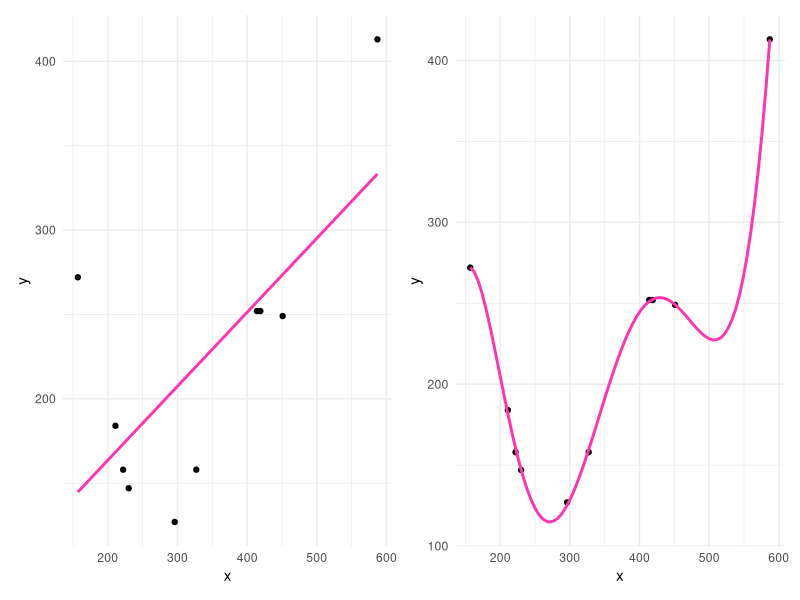

The R script that drew this image:
## ---- chunk 1
knitr::opts_chunk$set(echo = FALSE, results = 'markup', comment="")
knitr::knit_hooks$set(source = function(x, options) {
    paste("\\begin{lstlisting}[style=codechunk]\n", paste(x,collapse = "\n"), 
      "\n\\end{lstlisting}", sep = '')
})
knitr::knit_hooks$set(output = function(x, options) {
  return(paste("\\small\n\\begin{verbatim}\n", x, "\\end{verbatim}\n\\normalsize", sep = ""))
})
## ---- chunk 2
library(dplyr)
library(purrr)
library(tidyr)
library(ggplot2)
options(tibble.print_max = 10)
## ---- chunk 3
animalitos <- list(
  animales = c("perro", "gato", "elefante", "vaca"),
  acciones = c("ladrar", "maullar", "barritar", "mugir"),
  nombres = list("Dalmata" = "Pongo", "Marley"),
  5)
## ---- chunk 4
str(animalitos)
## ---- chunk 5
names(animalitos)
## ---- chunk 6
animalitos[["animales"]]
## ---- chunk 7
animalitos$acciones
## ---- chunk 8
animalitos$"nombres"
## ---- chunk 9
animalitos[[1]]
## ---- chunk 10
animalitos[[4]]
## ---- chunk 11
v <- c(2,5,7)
exp(v)
## ---- chunk 12
meses <- c("Ene","Feb","Mar","Abr","May","Jun",
           "Jul","Ago","Sep","Oct","Nov","Dic")
which(meses=="Sep")
which(meses==c("Sep","Ene"))
## ---- chunk 13
map(animalitos,typeof)
## ---- chunk 14
map(animalitos,length)
## ---- chunk 15
v <- c(1,3)
map(v,rnorm)
## ---- chunk 16
# agregamos parámetros adicionales de la función rnorm
v <- c(1,5)
map(v,rnorm,mean=4,sd=2)
## ---- chunk 17
map_chr(animalitos,typeof)
## ---- chunk 18
map_int(animalitos,length)
## ---- chunk 19
sumar_diez <- function(x) return(x + 10)
map_dbl(c(-10,4,7), sumar_diez)
## ---- chunk 20
map_dbl(c(-10,4,7), function(x) return(x + 10))
## ---- chunk 21
# función anónima (el argumento es siempre .x)
map_dbl(c(-10,4,7), ~ .x + 10) 
## ---- chunk 22
v <- c(1,5)
map(v, ~ rnorm(.x,mean=4,sd=2)) # el argumento es siempre .x!
## ---- chunk 23
v <- c(1,8)
map(v, ~ rnorm(n=2,mean=.x,sd=1)) # el argumento es siempre .x!
## ---- chunk 24
palabras <- c("recorcholis","nacimiento","rosedal","artista","ion")
cantidad_letras <- c(2,1,3,2,2)
# los argumentos son .x y .y
map2_chr(palabras,cantidad_letras, ~ substr(.x,1,.y)) 
## ---- chunk 25
inicio <- as.Date(c("2018-01-03","2019-03-06"))
fin <- as.Date(c("2018-01-06","2019-03-08"))
map2(inicio,fin, ~ seq.Date(.x,.y,by="1 day"))
## ---- chunk 26
pelis <- tibble(
cancion = c("Strange Things", "Life is a Highway", "I'm a Believer"),
autor = c("Randy Newman", "Rascal Flatts", "Smash Mouth"),
pelicula = c("Toy Story", "Cars", NA)
)
## ---- chunk 27
typeof(pelis)
## ---- chunk 28
as.list(pelis)
## ---- chunk 29
map_chr(pelis,typeof)
## ---- chunk 30
map_int(pelis, ~ sum(is.na(.x)))
## ---- chunk 31
T1 <- tibble(
  v1 = 1:3,
  v2 = c("a","b","c"),
  v3 = list(c("A","B","C")),
  v4 = 10
)
## ---- chunk 32
T1
## ---- chunk 33
T2 <- try(tibble(
  v1 = 1:3,
  v2 = c("a","b","c"),
  v3 = list(c("A","B","C"),"B")
),silent=T)
cat(T2)
## ---- chunk 34
T3 <- tibble(
  v1 = 1:3,
  v2 = c("a","b","c"),
  v3 = list(c("A","B","C"),"perro",5)
)
## ---- chunk 35
T3
## ---- chunk 36
T4 <- tibble(
  v1 = 1:3,
  v2 = c("a","b","c"),
  v3 = list(rnorm(1), rnorm(10), rnorm(100))
)
## ---- chunk 37
T4
## ---- chunk 38
animalitos <- list(animales = c("perro","gato","elefante","oveja"),
               acciones = c("ladrar","maullar","barritar","balar"),
               nombres = list(c("Pongo","Marley","Golfo"),
                              c("Pelusa","Tom"),
                              c("Tantor","Dumbo"),
                              c("Oscar")))

as_tibble(animalitos)
## ---- chunk 39
options(width = 60)
head(mtcars)
## ---- chunk 40
mtcars %>%
  group_by(gear,carb) %>%
  nest()
## ---- chunk 41
mtcars %>%
  nest(datos = !c(gear,carb))
## ---- chunk 42
peleas <- tibble::tribble(
 ~pelea, ~horario,                      ~casting,
      1,  "20:30",        "gsf901,fez195,yfm179",
      2,  "20:50",               "thf028,yfm179",
      3,  "19:40", "jfa348,fez195,gky651,wpx281",
      4,  "21:00",               "thf028,fez195")
## ---- chunk 43
luchadores <- tibble::tribble(
   ~codigo,           ~nombre,
  "gsf901",  "Vicente Viloni",
  "thf028",     "Hip Hop Man",
  "wpx281",         "La Masa",
  "fez195", "Fulgencio Mejía",
  "jfa348",        "Mc Floyd",
  "phb625",     "Mario Morán",
  "gky651",      "Rulo Verde",
  "yfm179",    "Steve Murphy")
## ---- chunk 44
peleas %>%
  mutate(casting_split = strsplit(casting, split = ",")) %>%
  select(-horario,-casting) %>%
  unnest(casting_split) %>%
  left_join(luchadores, by = c("casting_split" = "codigo"))
## ---- chunk 45
peleas %>%
  mutate(casting_split = strsplit(casting, split = ",")) %>%
  select(-horario,-casting)
## ---- chunk 46
datos <- tibble::tribble(
 ~id,~dia,  ~mes, ~año,
   1,  15, "Sep", 2019,
   2,   6, "oct", 2021,
   3,   3, "Ene", 2020,
   4,  31, "dic", 2019)
## ---- chunk 47
meses <- c("Ene","Feb","Mar","Abr","May","Jun",
           "Jul","Ago","Sep","Oct","Nov","Dic")
## ---- chunk 48
which(meses=="Sep")
## ---- chunk 49
which(meses==c("Sep","Ene"))
## ---- chunk 50
datos %>%
  mutate(mes_n = map(mes, ~ which(meses==.x)))
## ---- chunk 51
datos %>%
  mutate(mes_n = map(mes, ~ which(toupper(meses)==toupper(.x))))
## ---- chunk 52
datos %>%
  mutate(mes_n = map_int(mes, ~ which(toupper(meses)==toupper(.x))))
## ---- chunk 53
datos <- tibble::tribble(
  ~empresa, ~producto,       ~fecha, ~evento,
       "A",      "A1", "02/06/2018",     112,
       "A",      "A1", "06/06/2018",     141,
       "A",      "A1", "13/07/2018",     119,
       "A",      "A2", "01/05/2018",      53,
       "A",      "A2", "04/05/2018",      67,
       "B",      "B1", "01/07/2018",     127,
       "B",      "B1", "05/07/2018",     301,
       "B",      "B1", "10/07/2018",      98,
       "B",      "B1", "11/07/2018",     167)
datos$fecha <- as.Date(datos$fecha,format = "%d/%m/%Y")
## ---- chunk 54
fechas_todas <- 
  datos %>%
  group_by(empresa, producto) %>%
  summarise(fecha_inicial = min(fecha),
            fecha_final = max(fecha)) %>%
  mutate(fechas = map2(fecha_inicial,
                       fecha_final,
                       ~ seq.Date(.x,.y,by="1 day"))) %>%
  select(-fecha_inicial,-fecha_final) %>%
  ungroup()
## ---- chunk 55
datos %>%
  group_by(empresa, producto) %>%
  summarise(fecha_inicial = min(fecha),
            fecha_final = max(fecha))
## ---- chunk 56
  datos %>%
  group_by(empresa, producto) %>%
  summarise(fecha_inicial = min(fecha),
            fecha_final = max(fecha)) %>%
  mutate(fechas = map2(fecha_inicial,
                       fecha_final,
                       ~ seq.Date(.x,.y,by="1 day"))) %>%
  ungroup()
## ---- chunk 57
fechas_todas %>%
  unnest(fechas) %>%
  left_join(datos, by = c("empresa","producto","fechas" = "fecha"))
## ---- chunk 58
list.files(pattern="archivo")
## ---- chunk 59
list.files(pattern="archivo") %>%
  tibble(archivos = .) %>%
  mutate(contenido = map(archivos, read.csv))
## ---- chunk 60
list.files(pattern="archivo") %>%
  tibble(archivos = .) %>%
  mutate(contenido = map(archivos, read.csv)) %>%
  unnest(contenido)
## ---- chunk 61
datos <- tibble::tribble(
               ~banda,                     ~cancion,                                                           ~frase,
    "Los Wachiturros",          "Este es el pasito",                               "El que no hace palmas es un gato",
            "La Base",             "Sabor sabrosón",      "Según la moraleja, el que no hace palmas se deja, se deja",
       "Damas Gratis",           "Me va a extrañar",                          "ATR perro cumbia cajeteala piola gato",
    "Altos Cumbieros",            "No voy a llorar",       "Andy, fijate que volvieron, quienes… los altos cumbieros",
  "Los Pibes Chorros", "Llegamos los Pibes Chorros", "Llegamos los pibes chorros queremos las manos de todos arriba…",
            "La Liga",               "Se re pudrió",                       "El que no hace palmas tiene fama de gato",
       "Los Palmeras",                    "La cola",    "A la una, a la dos, a la one two three four five seven nine")
## ---- chunk 62
options(width = 60)
datos
## ---- chunk 63
analizar_frase <- function(cancion){
  preposiciones <- c("a", "ante", "bajo", "cabe", "con", 
                     "contra", "de", "desde", "durante", 
                     "en", "entre", "hacia", "hasta", "mediante", 
                     "para", "por", "según", "sin", "so", "sobre", 
                     "tras", "versus", "vía")
  
  palabras <- strsplit(cancion," ") %>% unlist
  
  cant_palabras <- length(palabras)
  
  cant_preposiciones <- sum(palabras %in% preposiciones)
  
  return(list(cant_palabras = cant_palabras,
              cant_preposiciones = cant_preposiciones))
  }
## ---- chunk 64
datos %>%
  mutate(resultado = map(frase,analizar_frase))
## ---- chunk 65
options(width = 60)
datos %>%
  mutate(resultado = map(frase,analizar_frase)) %>%
  unnest_wider(resultado)
## ---- chunk 66
datos <- tibble::tribble(
   ~x,    ~y,
  211,   184,
  230,   147,
  587,   413,
  414,   252,
  419,   252,
  157,   272,
  327,   158,
  222,   158,
  451,   249,
  296,   127)
## ---- chunk 67
crossing(poly = 1:6, datos)
## ---- chunk 68
crossing(poly = 1:6, datos) %>%
  nest(datos = !poly)
## ---- chunk 69
plots <- crossing(orden = 1:6, datos) %>%
  nest(datos = !orden) %>%
  ungroup() %>%
  mutate(plot = map2(datos, orden,
                     function(.x, .y) {
                       ggplot(.x, aes(x = x, y = y)) +
                         geom_point() +
                         stat_smooth(
                           method = "lm", se = FALSE,
                           formula = y ~ poly(x, 
                                              degree= .y, 
                                              raw = TRUE),
                           colour = "maroon1") + 
                         theme_minimal()
                     }))
## ---- chunk 70
plots
## ---- chunk 71
library(patchwork)
plots$plot[[1]] + plots$plot[[6]]
## ---- chunk 72
K <- 3
data <- mtcars %>% 
  mutate(fold = rep(1:K,length.out=nrow(.))) %>% 
  arrange(fold) %>%
  group_by(fold) %>%
  nest() %>%
  mutate(dummy = 1)
## ---- chunk 73
train_test <- data %>% 
  inner_join(data, by="dummy") %>%
  select(-dummy) %>%
  filter(fold.y != fold.x) %>%
  group_by(fold.x) %>%
  summarise(test = list(first(data.x)),
            train = list(bind_rows(data.y)))
## ---- chunk 74
data
## ---- chunk 75
data %>% 
  inner_join(data, by="dummy") %>%
  select(-dummy)
## ---- chunk 76
data %>% 
  inner_join(data, by="dummy") %>%
  select(-dummy) %>%
  filter(fold.y != fold.x) %>%
  group_by(fold.x)
## ---- chunk 77
train_test
## ---- chunk 78
train_test %>%
  mutate(modelo = map(train, ~ lm(mpg ~ wt,data=.x)))
## ---- chunk 79
train_test %>%
  mutate(modelo = map(train, ~ lm(mpg ~ wt,data=.x)),
         pred = map2(modelo,test, ~ predict(.x,.y)))
## ---- chunk 80
train_test %>%
  mutate(modelo = map(train, ~ lm(mpg ~ wt,data=.x)),
         pred = map2(modelo,test, ~ predict(.x,.y)),
         real = map(test,"mpg"))
## ---- chunk 81
bolilleros <- list(1:6,1:50,1:100)
cant <- list(6,5,4)
con_reemplazo <- list(TRUE,FALSE,FALSE)

pmap(list(bolilleros,cant,con_reemplazo),
     ~ sample(x = ..1, size = ..2, replace = ..3))
## ---- chunk 82
options(width = 60)
e <- try(c(list.files(pattern="archivo"),"archivo_4.csv") %>%
  tibble(archivos = .) %>%
  mutate(contenido = map(archivos,read.csv)) %>%
  unnest(contenido),silent = TRUE)
cat(e)
## ---- chunk 83
possibly_read.csv <- possibly(read.csv,otherwise = data.frame())

c(list.files(pattern="archivo"),"archivo_4.csv") %>%
  tibble(archivos = .) %>%
  mutate(contenido = map(archivos,possibly_read.csv))
